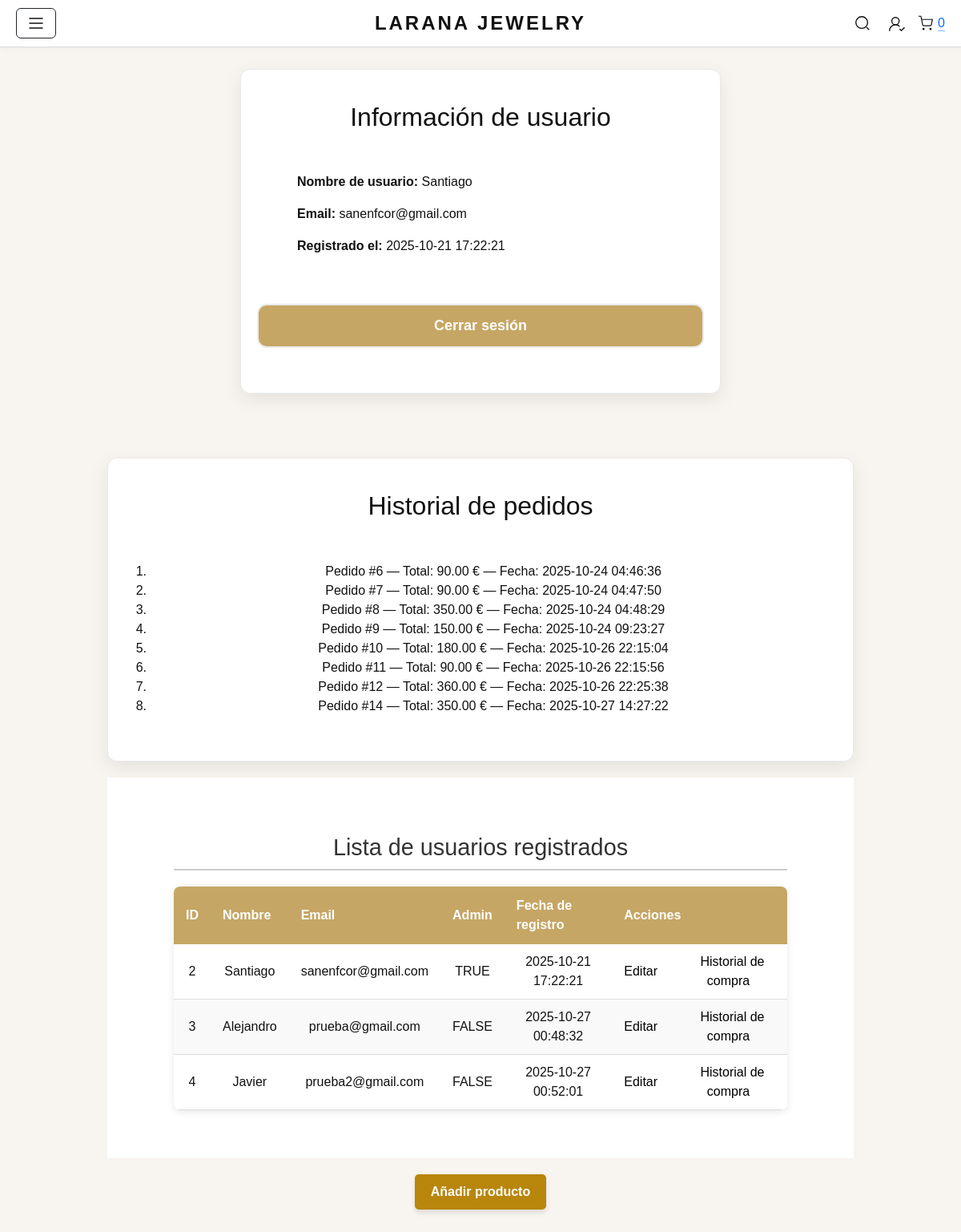
The app's page /tienda_login_php/perfil.php (signed in), older data.
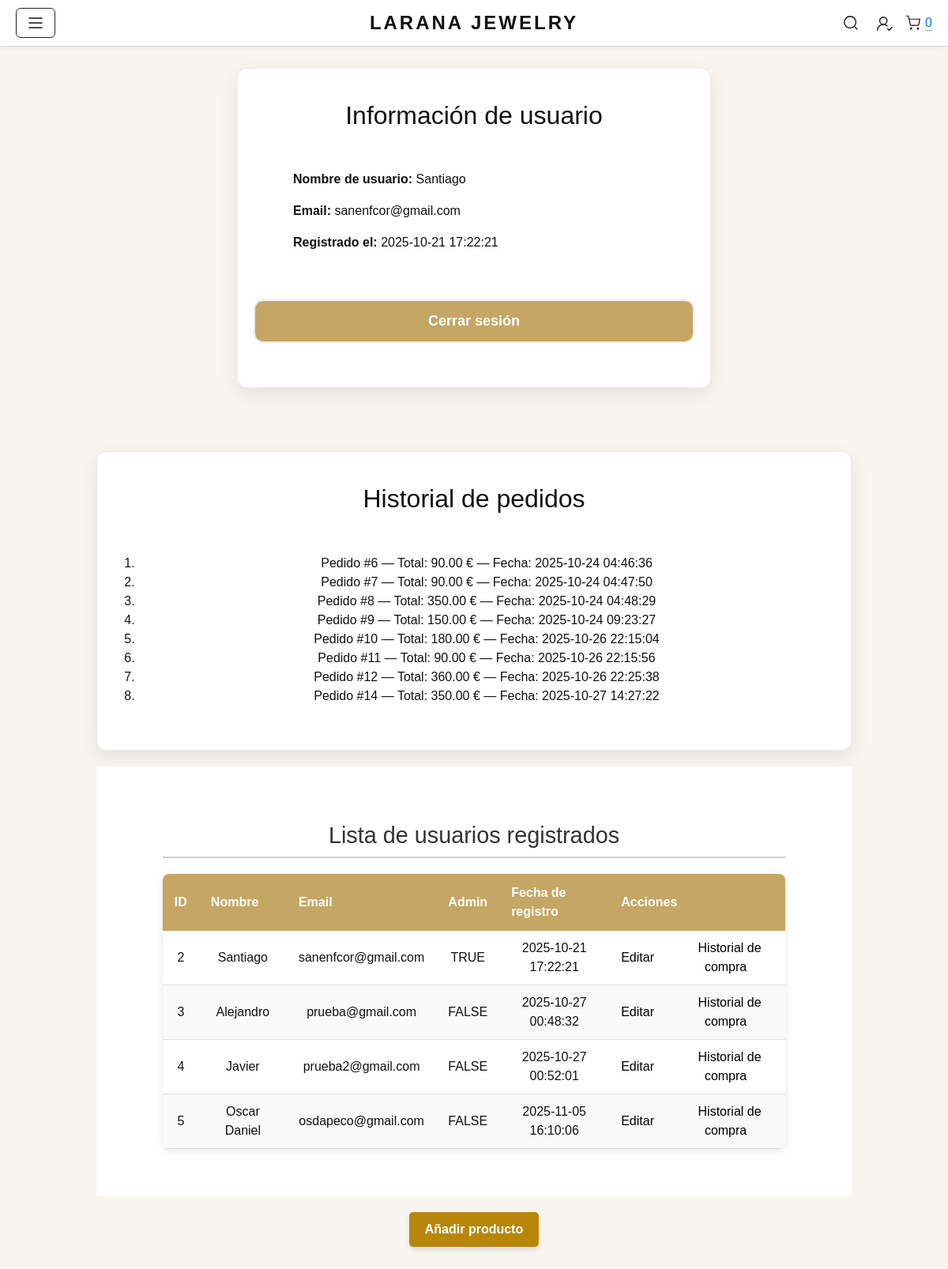
The same page, newer data.
### tables this page shows
CREATE TABLE `usuarios` (
  `id` int(11) NOT NULL,
  `nombre` varchar(100) NOT NULL,
  `apellido` varchar(100) NOT NULL,
  `email` varchar(255) NOT NULL,
  `password` varchar(255) NOT NULL,
  `telefono` varchar(20) NOT NULL,
  `direccion` varchar(255) NOT NULL,
  `acepta_terminos` tinyint(1) NOT NULL DEFAULT 0,
  `fecha_registro` timestamp NOT NULL DEFAULT current_timestamp(),
  `admin` tinyint(1) NOT NULL DEFAULT 0
);

CREATE TABLE `pedidos` (
  `id` int(11) NOT NULL,
  `usuario_id` int(11) NOT NULL,
  `fecha` datetime DEFAULT current_timestamp(),
  `total` decimal(10,2) NOT NULL,
  `estado` enum('pendiente','entregado') DEFAULT 'pendiente'
);

### tienda_login_php/perfil.php (the view, shortened to what this page needs)
<?php
require_once "db_connect.php";
include __DIR__ . '/../includes/header.php';
?>
<main>
    <section class="perfil-info">
        <h2 class="Titulo_Usu">Información de usuario</h2>
        <div class="Info_Usu">
            <p><strong>Nombre de usuario:</strong> <?= htmlspecialchars($usuario['nombre']) ?></p>
            <p><strong>Email:</strong> <?= htmlspecialchars($usuario['email']) ?></p>
            <p><strong>Registrado el:</strong>
                <?php
                    try {
                        $sql = "SELECT fecha_registro FROM usuarios WHERE id = :id";
                        $stmt = $conn->prepare($sql);
                        $stmt->execute([':id' => $usuario['id']]);
                        $resultado = $stmt->fetch(PDO::FETCH_ASSOC);
                        if ($resultado) {
                            echo htmlspecialchars($resultado['fecha_registro']) . "</p>";
                        } else {
                            echo "No disponible";
                        }
                    } catch (PDOException $e) {
                        echo "<p style='color:red;'>Error al obtener la fecha: " . htmlspecialchars($e->getMessage()) . "</p>";
                    }
                ?>
        </div>
        <p class="Boton_Sesion">
            <a href="/J_S25_Tienda_Online/tienda_login_php/logout.php" style="text-decoration: none;color: #ffffffff;">Cerrar sesión</a>
        </p>
    </section>
    <section class="perfil-historial">
        <h2 class="Titutlo_Pedidos">Historial de pedidos</h2>
        <?php
        try {
            $sql = "SELECT id, total, fecha FROM pedidos WHERE usuario_id = :usuario_id ORDER BY fecha";
            $stmt = $conn->prepare($sql);
            $stmt->execute([':usuario_id' => $usuario['id']]);
            $pedidos = $stmt->fetchAll(PDO::FETCH_ASSOC);
            if ($pedidos) {
                echo "<ol>";
                foreach ($pedidos as $pedido) {
                    echo "<li>Pedido #{$pedido['id']} — Total: {$pedido['total']} € — Fecha: {$pedido['fecha']}</li>";
                }
                echo "</ol>";
            } else {
                echo "<p>No has realizado ningún pedido.</p>";
            }
        } catch (PDOException $e) {
            echo "<p style='color:red;'>Error al cargar historial: " . htmlspecialchars($e->getMessage()) . "</p>";
        }
        ?>
    </section>
    <section class="perfil-admin">
<?php if ($usuario['admin'] == 1): ?>
<h2 class="titulo-usuarios">Lista de usuarios registrados</h2>
<?php
try {
    $sql = "SELECT id, nombre, email, admin, fecha_registro FROM usuarios";
    $stmt = $conn->prepare($sql);
    $stmt->execute();
    $usuarios = $stmt->fetchAll(PDO::FETCH_ASSOC);
    if ($usuarios) {
        echo "<table class='lista-usuarios-admin'>";
        echo "<thead><tr><th>ID</th><th>Nombre</th><th>Email</th><th>Admin</th><th>Fecha de registro</th><th colspan='2'>Acciones</th></tr></thead>";
        echo "<tbody>";
        foreach ($usuarios as $u) {
            echo "<tr>";
            echo "<td>{$u['id']}</td>";
            echo "<td>" . htmlspecialchars($u['nombre']) . "</td>";
            echo "<td>" . htmlspecialchars($u['email']) . "</td>";
            echo "<td>" . ($u['admin'] ? 'TRUE' : 'FALSE') . "</td>";
            echo "<td>{$u['fecha_registro']}</td>";
            echo "<td><a class='enlace-accion' href='/J_S25_Tienda_Online/tienda_login_php/modificar_usuarios.php?id={$u['id']}'>Editar</a></td>";
            echo "<td><a class='enlace-accion' href='/J_S25_Tienda_Online/tienda_login_php/ver_historial.php?id={$u['id']}'>Historial de compra</a></td>";
            echo "</tr>";
        }
        echo "</tbody></table>";
    }
} catch (PDOException $e) {
    echo "<p class='error-message'>Error al obtener usuarios: " . htmlspecialchars($e->getMessage()) . "</p>";
}
?>
</section>
<section class="seccion-acciones-admin">
    <p>
        <a href="/J_S25_Tienda_Online/tienda_login_php/anadir_producto.php" class="btn-agregar-producto">Añadir producto</a>
    </p>
</section>
<?php endif; ?>

### includes/header.php (shortened to what this page needs)
<?php
$usuario = $_SESSION['usuario'] ?? null;
?>
<!DOCTYPE html>
<html lang="es">
<head>
  <link href="https://cdn.jsdelivr.net/npm/bootstrap@5.3.3/dist/css/bootstrap.min.css" rel="stylesheet">
  <link rel="stylesheet" href="/J_S25_Tienda_Online/style.css">
  <?php
  $rutaActual = $_SERVER['PHP_SELF'];
  if (strpos($rutaActual, '/tienda_login_php/') !== false): ?>
    <link rel="stylesheet" href="/tienda_login_php/styles.css">
  <?php endif; ?>
</head>
<header class="main-header container-fluid">
  <div class="header-section header-left">
    <button class="btn btn-outline-dark menu-btn me-2" type="button" data-bs-toggle="offcanvas" data-bs-target="#offcanvasMenu" aria-controls="offcanvasMenu" aria-label="Menú">
      <svg xmlns="http://www.w3.org/2000/svg" width="24" height="24" fill="none" stroke="#111" stroke-width="1.5" viewBox="0 0 24 24">
        <path stroke-linecap="round" stroke-linejoin="round" d="M4 6h16M4 12h16M4 18h16"/>
      </svg>
    </button>
  </div>
  <div class="header-section header-center">
    <a href="/J_S25_Tienda_Online/index.php" class="brand" aria-label="LARANA JEWELRY">LARANA JEWELRY</a>
  </div>
  <div class="header-section header-right justify-content-right">
    <a href="#" class="icon-link" title="Buscar" aria-label="Buscar">
      <svg xmlns="http://www.w3.org/2000/svg" width="22" height="22" fill="none" stroke="#111" stroke-width="1.5" viewBox="0 0 24 24">
        <circle cx="11" cy="11" r="8"/><path d="M21 21l-3.5-3.5"/>
      </svg>
    </a>
    <?php if ($usuario): ?>
      <div class="user-greeting">
        <a href="/J_S25_Tienda_Online/tienda_login_php/perfil.php" class="logout-link" title="Perfil">
          <svg xmlns="http://www.w3.org/2000/svg" width="22" height="22"
            viewBox="0 0 24 24" fill="none" stroke="#111" stroke-width="1.5"
            stroke-linecap="round" stroke-linejoin="round"
            class="lucide lucide-user-round-check">
            <path d="M2 21a8 8 0 0 1 13.292-6"/>
            <circle cx="10" cy="8" r="5"/>
            <path d="m16 19 2 2 4-4"/>
          </svg>
        </a>
      </div>
    <?php endif; ?>
    <a href="/J_S25_Tienda_Online/tienda_login_php/carrito.php" class="icon-link" title="Carrito" aria-label="Carrito">
      <svg xmlns="http://www.w3.org/2000/svg" width="22" height="22" fill="none" stroke="#111" stroke-width="1.5" viewBox="0 0 24 24">
        <circle cx="9" cy="21" r="1"/><circle cx="20" cy="21" r="1"/><path d="M1 1h4l2.68 13.39a2 2 0 0 0 2 1.61h9.72a2 2 0 0 0 2-1.61L23 6H6"/>
      </svg>
      <span class="cart-count">
        <?= isset($_SESSION['carrito']) ? array_sum(array_column($_SESSION['carrito'], 'cantidad')) : 0 ?>
      </span>
    </a>
  </div>
</header>

### style.css (style rules this page uses)
:root { --negro:#111; --dorado:#c6a664; --dorado-osc:#b38f53; --gris:#fafafa; --beige:#f8f4ef; --borde:#eaeaea; --max:1200px; }
* { box-sizing: border-box; }
html,body { margin:0; padding:0; }
.main-header { position: fixed; top: 0; left: 0; right: 0; background: #fff; border-bottom: 1px solid var(--borde); box-shadow: 0 1px 8px rgba(0, 0, 0, 0.05); z-index: 1000; display: grid; grid-template-columns: 1fr auto 1fr; align-items: center; padding: 18px 10%; transition: all 0.3s ease; }
.brand { font-weight: 700; letter-spacing: 3px; color: var(--negro); text-decoration: none; font-size: 1.25rem; white-space: nowrap; transition: color 0.3s ease; }
.header-right { display: flex; align-items: center; justify-content: flex-end; gap: 16px; }
.icon-link { display: inline-flex; align-items: center; justify-content: center; width: 34px; height: 34px; border-radius: 50%; transition: transform 0.25s ease, background 0.25s ease; }
.perfil-info { max-width: 600px; margin: 0 auto; padding: 40px 20px; background: #fff; border-radius: 12px; box-shadow: 0 8px 24px rgba(0,0,0,0.08); border: 1px solid var(--borde); text-align: center; }
.Titulo_Usu { margin-bottom: 50px; }
.Info_Usu { margin-left: 50px; text-align: left; margin-bottom: 60px; }
.Boton_Sesion { max-width: 600px; padding: 12px; background: #c6a664; border-radius: 12px; border: 2px solid var(--borde); text-align: center; font-size: 18px; font-weight: 600; }
.perfil-historial { margin-top: 80px; padding: 40px 20px; background: #fff; border-radius: 12px; box-shadow: 0 8px 24px rgba(0,0,0,0.08); border: 1px solid var(--borde); text-align: center; }
.Titutlo_Pedidos { margin-bottom: 50px; }
.perfil-admin { margin-top: 20px; padding: 40px; background: #fff; text-align: center; }
.titulo-usuarios { text-align: center; color: #333; margin-top: 30px; margin-bottom: 20px; font-size: 1.8em; border-bottom: 2px solid #ccc; padding-bottom: 10px; margin-left: auto; margin-right: auto; max-width: 90%; }
.lista-usuarios-admin { width: 90%; margin: 20px auto; border-collapse: collapse; box-shadow: 0 2px 10px rgba(0, 0, 0, 0.1); background-color: #ffffff; border-radius: 8px; overflow: hidden; }
.lista-usuarios-admin th { background-color: #c6a664; color: white; padding: 12px 15px; text-align: left; font-weight: bold; }
.lista-usuarios-admin td { padding: 10px 15px; border-bottom: 1px solid #ddd; }
.lista-usuarios-admin tbody tr:nth-child(even) { background-color: #f9f9f9; }
.lista-usuarios-admin .enlace-accion { color: #000; text-decoration: none; margin-right: 10px; transition: color 0.3s ease; }
.seccion-acciones-admin p { text-align: center; margin-top: 20px; margin-bottom: 40px; }
.btn-agregar-producto { display: inline-block; padding: 10px 20px; background-color: #b8860b; color: white; text-decoration: none; border-radius: 5px; font-weight: bold; transition: background-color 0.3s ease, transform 0.2s ease; box-shadow: 0 4px 6px rgba(0, 0, 0, 0.1); }

### tienda_login_php/styles.css (style rules this page uses)
:root { --negro: #111; --dorado: #c6a664; --dorado-osc: #b38f53; --gris: #fafafa; --beige: #f8f4ef; --borde: #eaeaea; --max: 1200px; }
* { box-sizing: border-box; margin: 0; padding: 0; }

### includes/header.php (style rules this page uses)
.main-header { display: flex; align-items: center; justify-content: space-between; padding: 10px 20px; background-color: #fff; border-bottom: 1px solid #ddd; flex-wrap: nowrap; }
.header-left, .header-center, .header-right { display: flex; align-items: center; justify-content: center; transition: all 0.3s ease; }
.header-left { width: 35%; justify-content: flex-start; gap: 20px; }
.header-center { width: 30%; text-align: center; }
.header-right { width: 35%; justify-content: flex-end; gap: 15px; }
.brand { font-size: clamp(1.3rem, 2vw, 1.6rem); font-weight: bold; text-decoration: none; color: #111; white-space: nowrap; }
.icon-link svg { vertical-align: middle; }
@media (max-width: 1399px) { .menu-btn { display: inline-flex !important; } }

Row changes from the older to the newer data that the page shows:
added usuarios: id "5", nombre "Oscar Daniel", email "osdapeco@gmail.com", admin "FALSE", fecha_registro "2025-11-05 16:10:06"
